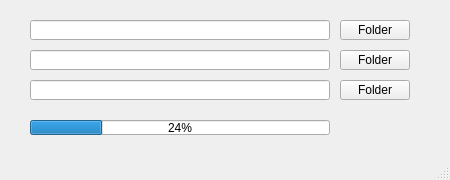
<?xml version="1.0" encoding="UTF-8"?>
<ui version="4.0">
 <class>MainWindow</class>
 <widget class="QMainWindow" name="MainWindow">
  <property name="geometry">
   <rect>
    <x>0</x>
    <y>0</y>
    <width>450</width>
    <height>180</height>
   </rect>
  </property>
  <property name="sizePolicy">
   <sizepolicy hsizetype="Fixed" vsizetype="Fixed">
    <horstretch>0</horstretch>
    <verstretch>0</verstretch>
   </sizepolicy>
  </property>
  <property name="minimumSize">
   <size>
    <width>450</width>
    <height>180</height>
   </size>
  </property>
  <property name="maximumSize">
   <size>
    <width>450</width>
    <height>180</height>
   </size>
  </property>
  <property name="windowTitle">
   <string>MainWindow</string>
  </property>
  <widget class="QWidget" name="centralwidget">
   <widget class="QProgressBar" name="progressBar">
    <property name="geometry">
     <rect>
      <x>30</x>
      <y>120</y>
      <width>300</width>
      <height>15</height>
     </rect>
    </property>
    <property name="value">
     <number>24</number>
    </property>
   </widget>
   <widget class="QLineEdit" name="lineEdit">
    <property name="geometry">
     <rect>
      <x>30</x>
      <y>20</y>
      <width>300</width>
      <height>20</height>
     </rect>
    </property>
   </widget>
   <widget class="QPushButton" name="pushButton">
    <property name="geometry">
     <rect>
      <x>340</x>
      <y>20</y>
      <width>70</width>
      <height>20</height>
     </rect>
    </property>
    <property name="text">
     <string>Folder</string>
    </property>
   </widget>
   <widget class="QLineEdit" name="lineEdit_2">
    <property name="geometry">
     <rect>
      <x>30</x>
      <y>50</y>
      <width>300</width>
      <height>20</height>
     </rect>
    </property>
   </widget>
   <widget class="QPushButton" name="pushButton_2">
    <property name="geometry">
     <rect>
      <x>340</x>
      <y>50</y>
      <width>70</width>
      <height>20</height>
     </rect>
    </property>
    <property name="text">
     <string>Folder</string>
    </property>
   </widget>
   <widget class="QPushButton" name="pushButton_3">
    <property name="geometry">
     <rect>
      <x>340</x>
      <y>80</y>
      <width>70</width>
      <height>20</height>
     </rect>
    </property>
    <property name="text">
     <string>Folder</string>
    </property>
   </widget>
   <widget class="QLineEdit" name="lineEdit_3">
    <property name="geometry">
     <rect>
      <x>30</x>
      <y>80</y>
      <width>300</width>
      <height>20</height>
     </rect>
    </property>
   </widget>
  </widget>
  <widget class="QMenuBar" name="menubar">
   <property name="geometry">
    <rect>
     <x>0</x>
     <y>0</y>
     <width>450</width>
     <height>21</height>
    </rect>
   </property>
  </widget>
  <widget class="QStatusBar" name="statusbar"/>
 </widget>
 <resources/>
 <connections/>
</ui>
